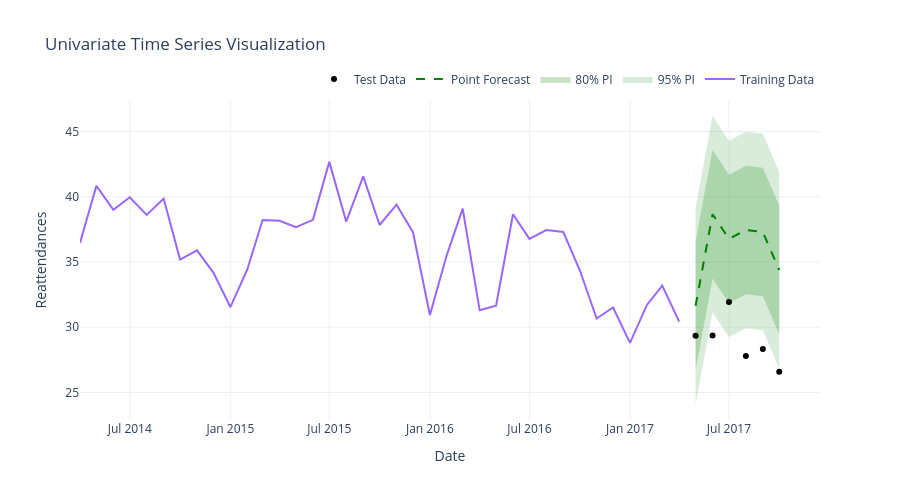

Notebook cell for this chart:
### Code cell
# model 2
_ = plot_time_series(
    training_data = pd.DataFrame(train),
    test_data = pd.DataFrame(test),
    forecast = pd.DataFrame(preds_snaive, index=test.index),
    prediction_intervals = intervals_snaive_dict,
    y_axis_label="Reattendances",
    color_scheme='green'
)
